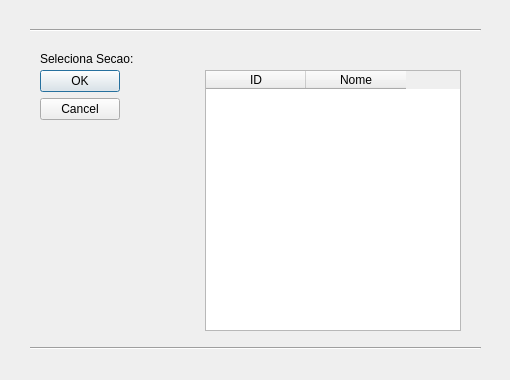
<?xml version="1.0" encoding="UTF-8"?>
<ui version="4.0">
 <class>botaoPesquisarSecao</class>
 <widget class="QDialog" name="botaoPesquisarSecao">
  <property name="geometry">
   <rect>
    <x>0</x>
    <y>0</y>
    <width>510</width>
    <height>380</height>
   </rect>
  </property>
  <property name="maximumSize">
   <size>
    <width>510</width>
    <height>380</height>
   </size>
  </property>
  <property name="windowTitle">
   <string>Dialog</string>
  </property>
  <widget class="Line" name="line">
   <property name="geometry">
    <rect>
     <x>30</x>
     <y>340</y>
     <width>451</width>
     <height>16</height>
    </rect>
   </property>
   <property name="orientation">
    <enum>Qt::Horizontal</enum>
   </property>
  </widget>
  <widget class="QLabel" name="label">
   <property name="geometry">
    <rect>
     <x>40</x>
     <y>50</y>
     <width>131</width>
     <height>17</height>
    </rect>
   </property>
   <property name="text">
    <string>Seleciona Secao:</string>
   </property>
  </widget>
  <widget class="Line" name="line_2">
   <property name="geometry">
    <rect>
     <x>30</x>
     <y>20</y>
     <width>451</width>
     <height>20</height>
    </rect>
   </property>
   <property name="orientation">
    <enum>Qt::Horizontal</enum>
   </property>
  </widget>
  <widget class="QWidget" name="">
   <property name="geometry">
    <rect>
     <x>40</x>
     <y>70</y>
     <width>421</width>
     <height>261</height>
    </rect>
   </property>
   <layout class="QHBoxLayout" name="horizontalLayout">
    <item>
     <widget class="QDialogButtonBox" name="buttonBox">
      <property name="orientation">
       <enum>Qt::Vertical</enum>
      </property>
      <property name="standardButtons">
       <set>QDialogButtonBox::Cancel|QDialogButtonBox::Ok</set>
      </property>
     </widget>
    </item>
    <item>
     <spacer name="horizontalSpacer">
      <property name="orientation">
       <enum>Qt::Horizontal</enum>
      </property>
      <property name="sizeHint" stdset="0">
       <size>
        <width>40</width>
        <height>20</height>
       </size>
      </property>
     </spacer>
    </item>
    <item>
     <widget class="QTableWidget" name="tableWidget">
      <column>
       <property name="text">
        <string>ID</string>
       </property>
      </column>
      <column>
       <property name="text">
        <string>Nome</string>
       </property>
      </column>
     </widget>
    </item>
   </layout>
  </widget>
 </widget>
 <resources/>
 <connections>
  <connection>
   <sender>buttonBox</sender>
   <signal>accepted()</signal>
   <receiver>botaoPesquisarSecao</receiver>
   <slot>accept()</slot>
   <hints>
    <hint type="sourcelabel">
     <x>248</x>
     <y>254</y>
    </hint>
    <hint type="destinationlabel">
     <x>157</x>
     <y>274</y>
    </hint>
   </hints>
  </connection>
  <connection>
   <sender>buttonBox</sender>
   <signal>rejected()</signal>
   <receiver>botaoPesquisarSecao</receiver>
   <slot>reject()</slot>
   <hints>
    <hint type="sourcelabel">
     <x>316</x>
     <y>260</y>
    </hint>
    <hint type="destinationlabel">
     <x>286</x>
     <y>274</y>
    </hint>
   </hints>
  </connection>
 </connections>
</ui>
